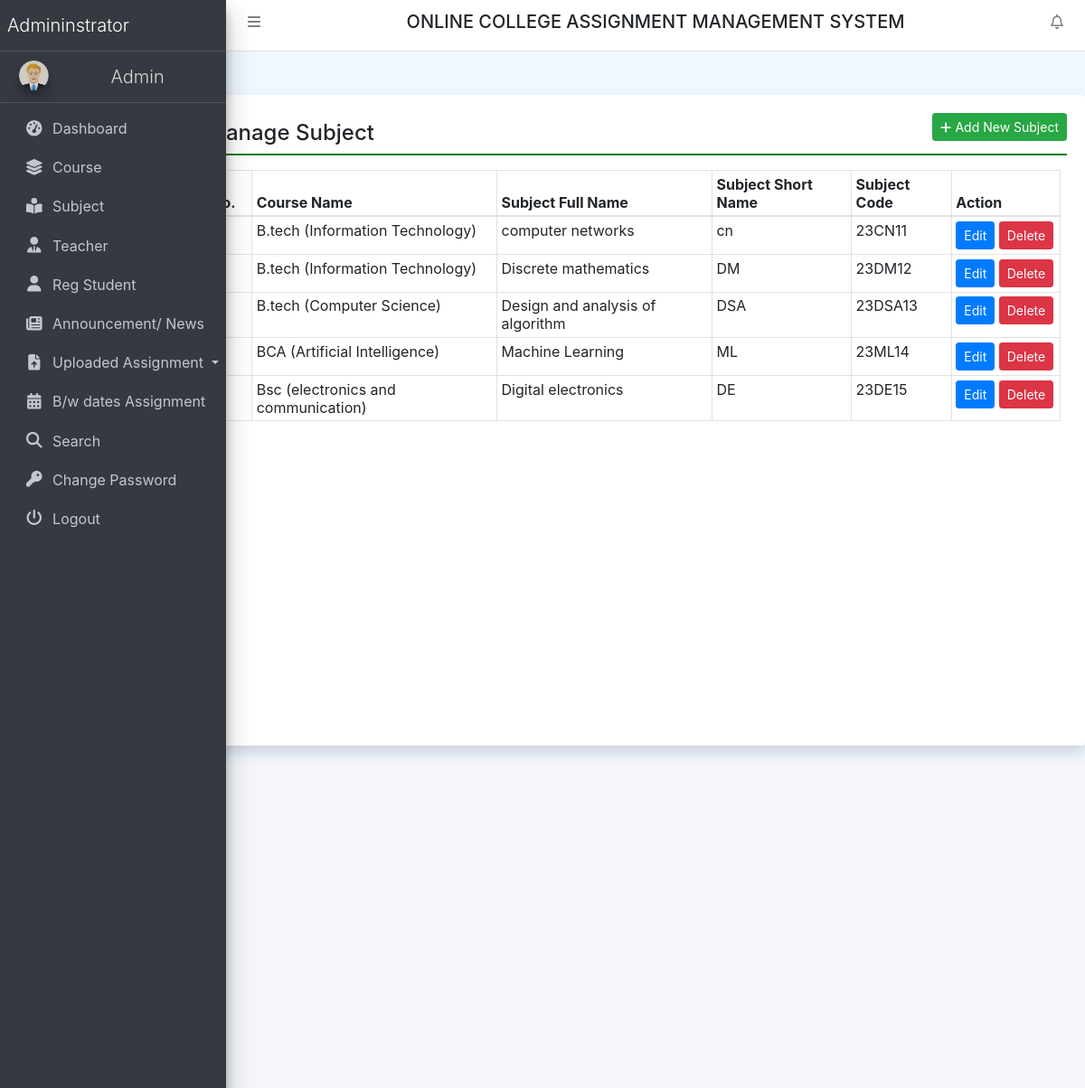
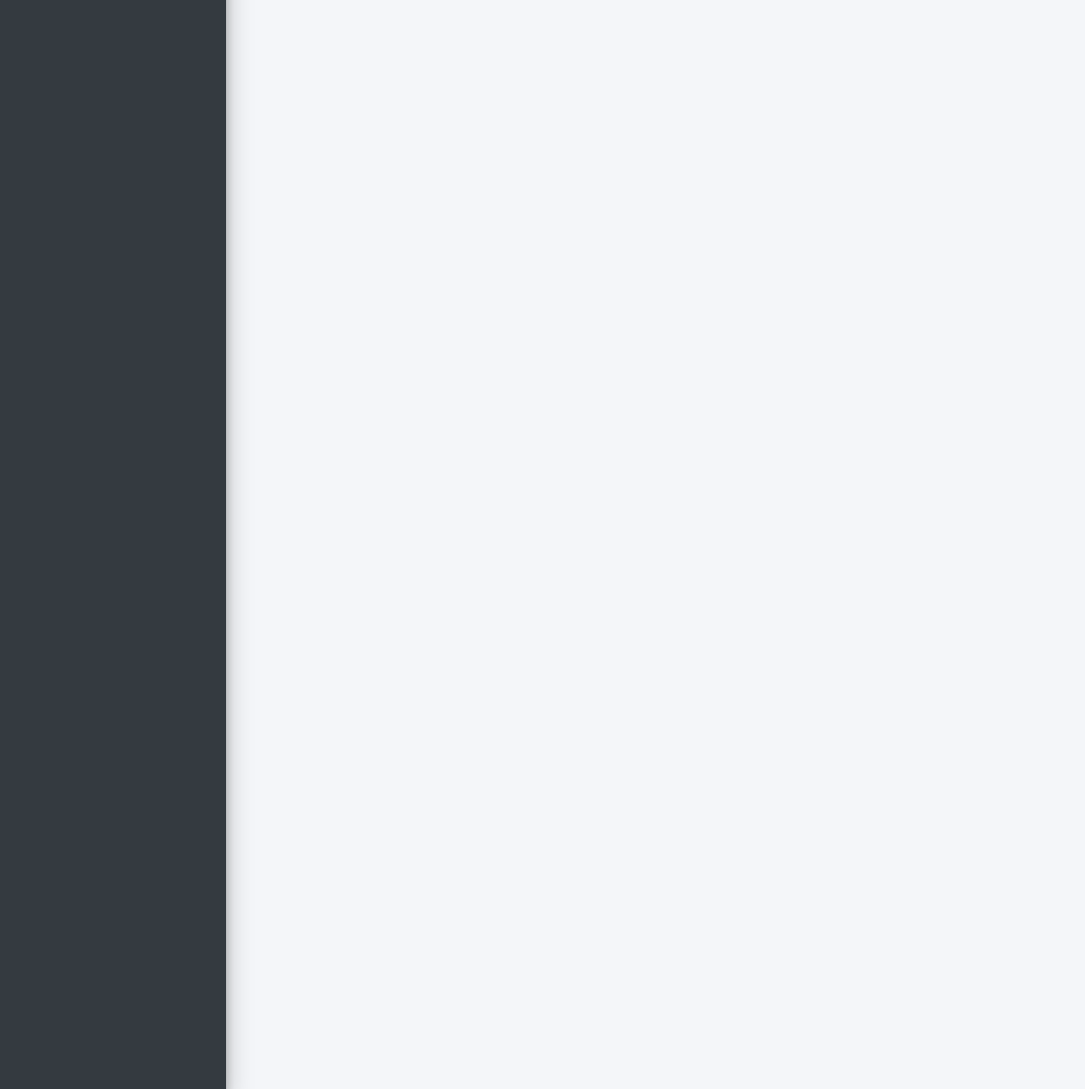
The page /subject (signed in) on the database its author committed (2 pictures, top to bottom).
### collegeAssignment/models.py (models this page shows, shortened)
class Subject(models.Model):
    course = models.ForeignKey(Course, on_delete=models.CASCADE)
    SubjectFullname = models.CharField(max_length=200, null=True)
    SubjectShortname = models.CharField(max_length=50, null=True)
    SubjectCode = models.CharField(max_length=50, null=True)
    CreationDate = models.DateTimeField(auto_now_add=True)

class Course(models.Model):
    BranchName = models.CharField(max_length=150, null=True)
    CourseName = models.CharField(max_length=200, null=True)
    CreationDate = models.DateTimeField(auto_now_add=True)

### collegeAssignment/views.py (the view)
# urls.py: path('subject', subject, name='subject'),
def subject(request):
    if not request.user.is_authenticated:
        return redirect('admin_login')
    course = Course.objects.all()
    subject = Subject.objects.all()
    try:
        if request.method == "POST":
            courid = request.POST['course']
            courseid = Course.objects.get(id=courid)
            subfullName = request.POST['SubjectFullname']
            subShortName = request.POST['SubjectShortname']
            subcode = request.POST['SubjectCode']
            try:
                Subject.objects.create(course=courseid, SubjectFullname=subfullName, SubjectShortname=subShortName,
                                       SubjectCode=subcode)
                error = "no"
            except:
                error = "yes"
    except:
        pass
    return render(request, 'subject.html', locals())

### collegeAssignment/templates/subject.html (shortened to what this page needs)
{% extends 'header.html' %}
{% block main %}
<div class="card shadow mt-5 offset-2" style="min-height: 90vh">
    <div class="card-body">
        <a href="#" class="btn btn-success btn-sm float-right"
           data-target="#addpro" data-toggle="modal"><i class="fa fa-plus"></i>
            Add New Subject</a>
        <h4 class="p-2" style="border-bottom: 2px solid green;">Manage Subject</h4>
        <div class="container-fluid mt-3">
            <table class="table table-bordered table-sm">
                <thead>
                <tr>
                    <th>S No.</th>
                    <th>Course Name</th>
                    <th>Subject Full Name</th>
                    <th>Subject Short Name</th>
                    <th>Subject Code</th>
                    <th>Action</th>
                </tr>
                </thead>
                <tbody>
                {% for i in subject %}
                <tr>
                    <td>{{forloop.counter}}</td>
                    <td>{{i.course.CourseName}} ({{i.course.BranchName}})</td>
                    <td>{{i.SubjectFullname}}</td>
                    <td>{{i.SubjectShortname}}</td>
                    <td>{{i.SubjectCode}}</td>
                    <td style="width: 120px;">
                        <a href="{% url 'editSubject' i.id %}" class="btn btn-primary btn-sm">Edit</a>
                        <a onclick="return confirm('Are you sure to Delete')" href="{% url 'deleteSubject' i.id %}"
                           class="btn btn-sm btn-danger">Delete</a>
                    </td>
                </tr>
                {% endfor %}
                </tbody>
            </table>
        </div>
    </div>
</div>
{% endblock %}

### collegeAssignment/templates/header.html (shortened to what this page needs)
{% load static %}
<html>
<head runat="server">
    <link href="{% static 'css/bootstrap.css' %}" rel="stylesheet"/>
    <link href="{% static 'css/all.css' %}" rel="stylesheet"/>
    <link href="{% static 'css/adminlte.css' %}" rel="stylesheet"/>
    <link href="{% static 'css/OverlayScrollbars.css' %}" rel="stylesheet"/>
    <link rel="stylesheet"
          href="https://cdn.datatables.net/1.10.23/css/jquery.dataTables.min.css">
    <link rel="stylesheet"
          href="https://cdn.datatables.net/buttons/1.6.5/css/buttons.dataTables.min.css">
    <link rel="stylesheet"
          href="https://cdn.jsdelivr.net/npm/bootstrap-select@1.13.14/dist/css/bootstrap-select.min.css">
</head>
<body
        class="hold-transition sidebar-mini layout-fixed layout-navbar-fixed layout-footer-fixed" >
<nav class="main-header navbar navbar-expand navbar-white navbar-light">
    <ul class="navbar-nav">
        <li class="nav-item"><a class="nav-link" data-widget="pushmenu"
                                href="#" role="button"><i class="fas fa-bars"></i></a></li>
    </ul>
    <h5 class="text-center text-uppercase" style="width: 100%;">Online College Assignment Management System</h5>
    <ul class="navbar-nav ml-auto">
        <li class="nav-item dropdown"><a class="nav-link"
                                         data-toggle="dropdown" href="#"> <i
                class="far fa-bell fas-shake animated"></i>
        </a>
        </li>
    </ul>
</nav>
<aside class="main-sidebar sidebar-dark-primary elevation-4">
    <a href="{% url 'dashboard' %}" class="brand-link"> <span
            class="brand-text font-weight-light">Admininstrator</span>
    </a> <a href="{% url 'dashboard' %}" class="brand-link"> <img
        src="images/user1.png" alt=""
        class="brand-image img-circle elevation-3" style="opacity: .8">
    <center><span class="brand-text font-weight-light">Admin</span></center>
</a>
    <div class="sidebar">
        <nav class="mt-2">
            <ul class="nav nav-pills nav-sidebar flex-column"
                data-widget="treeview" role="menu" data-accordion="false">
                <li class="nav-item"><a href="{% url 'dashboard' %}" class="nav-link">
                    <i class="nav-icon fas fa-tachometer-alt"></i>
                    <p>Dashboard</p>
                </a></li>
                <li class="nav-item"><a href="{% url 'course' %}" class="nav-link">
							<i class="nav-icon fas fa-layer-group"></i>
							<p>Course</p>
                </a></li>
                <li class="nav-item"><a href="{% url 'subject' %}" class="nav-link">
							<i class="nav-icon fas fa-book-reader"></i>
							<p>Subject</p>
                </a></li>
                <li class="nav-item"><a href="{% url 'teacher' %}" class="nav-link">
							<i class="nav-icon fas fa-user-tie"></i>
							<p>Teacher</p>
                </a></li>
                <li class="nav-item"><a href="{% url 'regUser' %}" class="nav-link">
							<i class="nav-icon fas fa-user"></i>
							<p>Reg Student</p>
                </a></li>
                <li class="nav-item"><a href="{% url 'news' %}" class="nav-link">
							<i class="nav-icon fas fa-newspaper"></i>
							<p>Announcement/ News</p>
                </a></li>
                <li class="nav-item dropdown">
                    <a class="nav-link dropdown-toggle" href="#" id="navbarDropdown"
                       role="button" data-toggle="dropdown" aria-haspopup="true"
                       aria-expanded="false"> <i class="nav-icon fas fa-file-upload"></i> Uploaded Assignment </a>
                </li>
                <li class="nav-item"><a href="{% url 'btwdateAssign' %}" class="nav-link">
							<i class="nav-icon fas fa-calendar-alt"></i>
							<p>B/w dates Assignment</p>
                </a></li>
                <li class="nav-item"><a href="{% url 'search' %}" class="nav-link">
							<i class="nav-icon fas fa-search"></i>
							<p>Search</p>
                </a></li>
                <li class="nav-item"><a href="{% url 'changePassword' %}" class="nav-link">
							<i class="nav-icon fas fa-key"></i>
							<p>Change Password</p>
                </a></li>
                <li class="nav-item"><a href="/logout" class="nav-link">
							<i class="nav-icon fas fa-power-off"></i>
							<p>Logout</p>
                </a></li>
            </ul>
        </nav>
    </div>
</aside>
{% block main %}
{% endblock %}
<div class="content-wrapper"></div>

### collegeAssignment/static/css/all.css (style rules this page uses)
.fa-bars:before { content: "\f0c9"; }
.fa-bell:before { content: "\f0f3"; }
.fa-key:before { content: "\f084"; }
.fa-layer-group:before { content: "\f5fd"; }
.fa-newspaper:before { content: "\f1ea"; }
.fa-plus:before { content: "\f067"; }
.fa-power-off:before { content: "\f011"; }
.fa-user:before { content: "\f007"; }
.fa-user-tie:before { content: "\f508"; }

### collegeAssignment/static/css/OverlayScrollbars.css (style rules this page uses)
.os-host, .os-host-textarea { position: relative; overflow: visible !important; -webkit-box-orient: vertical; -webkit-box-direction: normal; -ms-flex-direction: column; flex-direction: column; -ms-flex-wrap: nowrap; flex-wrap: nowrap; -webkit-box-pack: start; -ms-flex-pack: start; justify-content: flex-start; -ms-flex-line-pack: start; align-content: flex-start; -webkit-box-align: start; -ms-flex-align: start; -ms-grid-row-align: flex-start; align-items: flex-start; }

### collegeAssignment/templates/header.html (style rules this page uses)
body { background-color: aliceblue; }

### rows shown on the page
Subject: course.CourseName "B.tech", course.BranchName "Information Technology", SubjectFullname "computer networks", SubjectShortname "cn", SubjectCode "23CN11"
Subject: course.CourseName "B.tech", course.BranchName "Information Technology", SubjectFullname "Discrete mathematics", SubjectShortname "DM", SubjectCode "23DM12"
Subject: course.CourseName "B.tech", course.BranchName "Computer Science", SubjectFullname "Design and analysis of algorithm", SubjectShortname "DSA", SubjectCode "23DSA13"
Subject: course.CourseName "BCA", course.BranchName "Artificial Intelligence", SubjectFullname "Machine Learning", SubjectShortname "ML", SubjectCode "23ML14"
Subject: course.CourseName "Bsc", course.BranchName "electronics and communication", SubjectFullname "Digital electronics", SubjectShortname "DE", SubjectCode "23DE15"
